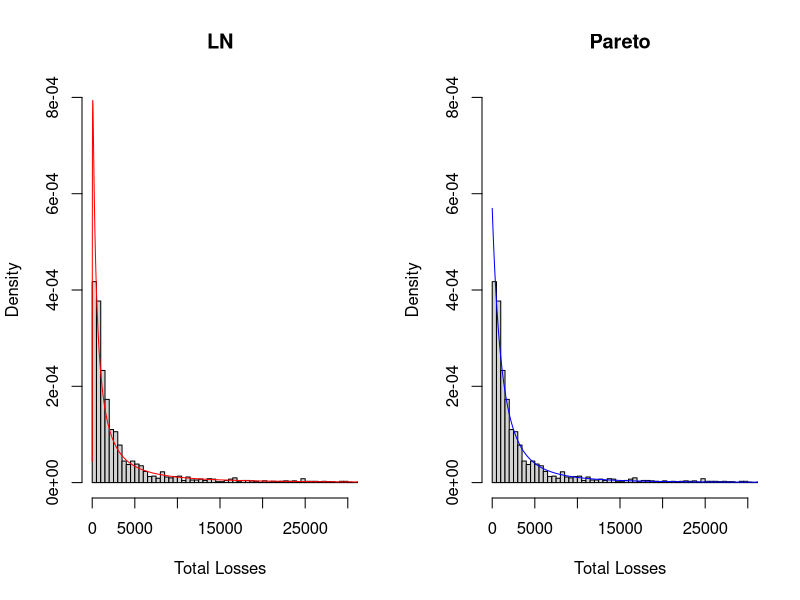
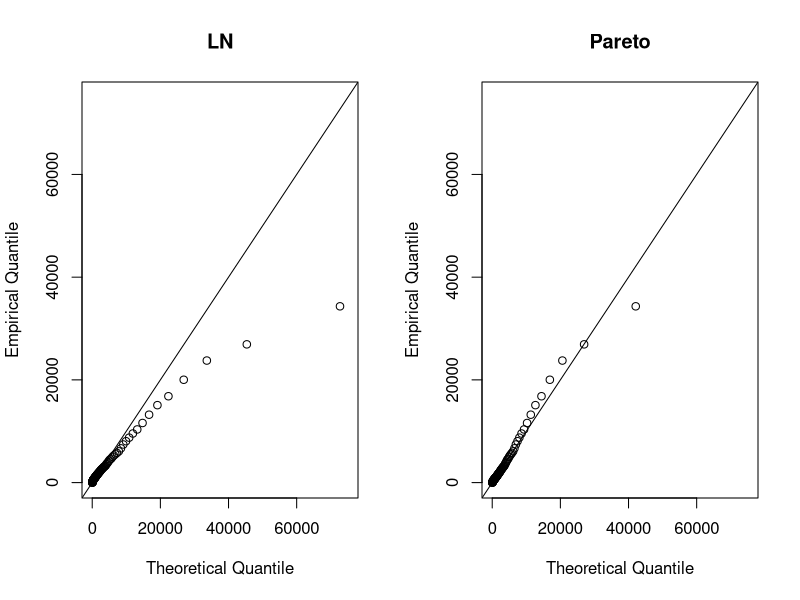

Source code (R) for these figures, in order:
## ---- chunk 1
dat <- read.csv(file = "Data/MassAuto.csv",header=TRUE)
## ---- chunk 2
names(dat)
## ---- chunk 3
dat$Loss <- dat$Loss1 + dat$Loss2
## ---- chunk 4
library(dplyr)
freq.dat <- dat %>% group_by(VIN) %>% summarise(tLoss = sum(Loss),count = sum(Loss>0))
dim(freq.dat)
## ---- chunk 5
loglikPois<-function(parms){ 
  lambda=parms[1]
  llk <- -sum(log(dpois(freq.dat$count,lambda)))
  llk
}
ini.Pois <- 1
zop.Pois <- nlminb(ini.Pois,loglikPois,lower=c(1e-6),upper=c(Inf))
print(zop.Pois)
## ---- chunk 6
library(numDeriv)
est <- zop.Pois$par
names(est) <- c("lambda")
hess<-hessian(loglikPois,est)
se <-sqrt(diag(solve(hess)))
print(cbind(est,se))
## ---- chunk 7
dnb <- function(y,r,beta){
  gamma(y+r)/gamma(r)/gamma(y+1)*(1/(1+beta))^r*(beta/(1+beta))^y
}
loglikNB<-function(parms){ 
  r=parms[1]
  beta=parms[2]
  llk <- -sum(log(dnb(freq.dat$count,r,beta)))
  llk
}
ini.NB <- c(1,1)
zop.NB <- nlminb(ini.NB,loglikNB,lower=c(1e-6,1e-6),upper=c(Inf,Inf))
print(zop.NB)
## ---- chunk 8
library(numDeriv)
est <- zop.NB$par
names(est) <- c("r","beta")
hess<-hessian(loglikNB,est)
se <-sqrt(diag(solve(hess)))
print(cbind(est,se))
## ---- chunk 9
lambda<-zop.Pois$par 
r<-zop.NB$par[1]
beta<-zop.NB$par[2]
numrow<-max(freq.dat$count)+1
## ---- chunk 10
emp<-rep(0,numrow+1)
for(i in 1:(numrow+1)){
  emp[i]<-sum(freq.dat$count==i-1)
}
## ---- chunk 11
pois<-rep(0,numrow+1)
for(i in 1:numrow){
  pois[i]<-length(freq.dat$count)*dpois(i-1,lambda)
}
pois[numrow+1]<- length(freq.dat$count)-sum(pois)
## ---- chunk 12
nb<-rep(0,numrow+1)
for(i in 1:numrow){
  nb[i]<-length(freq.dat$count)*dnb(i-1,r,beta)
}
nb[numrow+1]<- length(freq.dat$count)-sum(nb)
## ---- chunk 13
freq <- cbind(emp,pois,nb)
rownames(freq) <- c("0","1","2","3",">3")
colnames(freq) <- c("Empirical","Poisson","NegBin")
round(freq,digits=3)
## ---- chunk 14
chi.pois <- sum((pois-emp)^2/pois)
chi.negbin <- sum((nb-emp)^2/nb)
chisq <- c(Poisson=chi.pois, NegBin=chi.negbin)
print(chisq)
## ---- chunk 15
sev.dat <- subset(dat,Loss>0)
dim(sev.dat)
## ---- chunk 16
library(VGAM)
fit.LN <- vglm(Loss ~ 1, family=lognormal, data = sev.dat)
summary(fit.LN)
## ---- chunk 17
coef(fit.LN)                
## ---- chunk 18
confint(fit.LN, level=0.95)   
## ---- chunk 19
logLik(fit.LN)               
## ---- chunk 20
AIC(fit.LN)                 
## ---- chunk 21
BIC(fit.LN)                 
## ---- chunk 22
vcov(fit.LN)                 
## ---- chunk 23
loglikLN<-function(parms){ 
  mu=parms[1]
  sigma=parms[2]
  llk <- -sum(log(dlnorm(sev.dat$Loss, mu, sigma)))
  llk
}
ini.LN <- c(coef(fit.LN)[1],exp(coef(fit.LN)[2]))
zop.LN <- nlminb(ini.LN,loglikLN,lower=c(-Inf,1e-6),upper=c(Inf,Inf))
print(zop.LN)
## ---- chunk 24
library(numDeriv)
est <- zop.LN$par
names(est) <- c("mu","sigma")
hess<-hessian(loglikLN,est)
se <-sqrt(diag(solve(hess)))
print(cbind(est,se))
## ---- chunk 25
library(VGAM)
fit.pareto <- vglm(Loss ~ 1, paretoII, loc=0, data = sev.dat)
summary(fit.pareto)
head(fitted(fit.pareto))
coef(fit.pareto)                 #note both parameters are in log scale
exp(coef(fit.pareto))            #estimate of parameters
confint(fit.pareto, level=0.95)  #confidence intervals for model parameters 
logLik(fit.pareto)               #loglikelihood for pareto
AIC(fit.pareto)                  #AIC for pareto
BIC(fit.pareto)                  #BIC for pareto
vcov(fit.pareto)                 #covariance matrix for model parameters 
## ---- chunk 26
dpareto <- function(y,theta,alpha){
  alpha*theta^alpha/(y+theta)^(alpha+1)
}
loglikP<-function(parms){ 
  theta=parms[1]
  alpha=parms[2]
  llk <- -sum(log(dpareto(sev.dat$Loss,theta,alpha)))
  llk
}
ini.P <- exp(coef(fit.pareto))
zop.P <- nlminb(ini.P,loglikP,lower=c(1e-6,1e-6),upper=c(Inf,Inf))
print(zop.P)
## ---- chunk 27
library(numDeriv)
est <- zop.P$par
names(est) <- c("theta","alpha")
hess<-hessian(loglikP,est)
se <-sqrt(diag(solve(hess)))
print(cbind(est,se))
## ---- chunk 28
par(mfrow=c(1,2))
## ---- chunk 29
hist(sev.dat$Loss,xlab="Total Losses",main="LN",breaks=100,freq=F,xlim=c(0,3e4),ylim=c(0,8e-4))
x <- seq(1,max(sev.dat$Loss),1)
mu <- zop.LN$par[1]
sigma <- zop.LN$par[2]
lines(x,dlnorm(x,mu,sigma),col="red")
## ---- chunk 30
hist(sev.dat$Loss,xlab="Total Losses",main="Pareto",breaks=100,freq=F,xlim=c(0,3e4),ylim=c(0,8e-4))
x <- seq(1,max(sev.dat$Loss),1)
theta <- zop.P$par[1]
alpha <- zop.P$par[2]
lines(x,dpareto(x,theta,alpha),col="blue")
## ---- chunk 31
qpareto <- function(p,theta,alpha){theta*((1-p)^(-1/alpha)-1)}
pct <- seq(0.01,0.99,0.01)
par(mfrow=c(1,2))
plot(qlnorm(pct,mu,sigma),quantile(sev.dat$Loss,probs=pct),
     main="LN", xlab="Theoretical Quantile", ylab="Empirical Quantile",
     xlim=c(0,7.5e4),ylim=c(0,7.5e4))
abline(0,1)
plot(qpareto(pct,theta,alpha),quantile(sev.dat$Loss,probs=pct),
     main="Pareto", xlab="Theoretical Quantile", ylab="Empirical Quantile",
     xlim=c(0,7.5e4),ylim=c(0,7.5e4))
abline(0,1)
